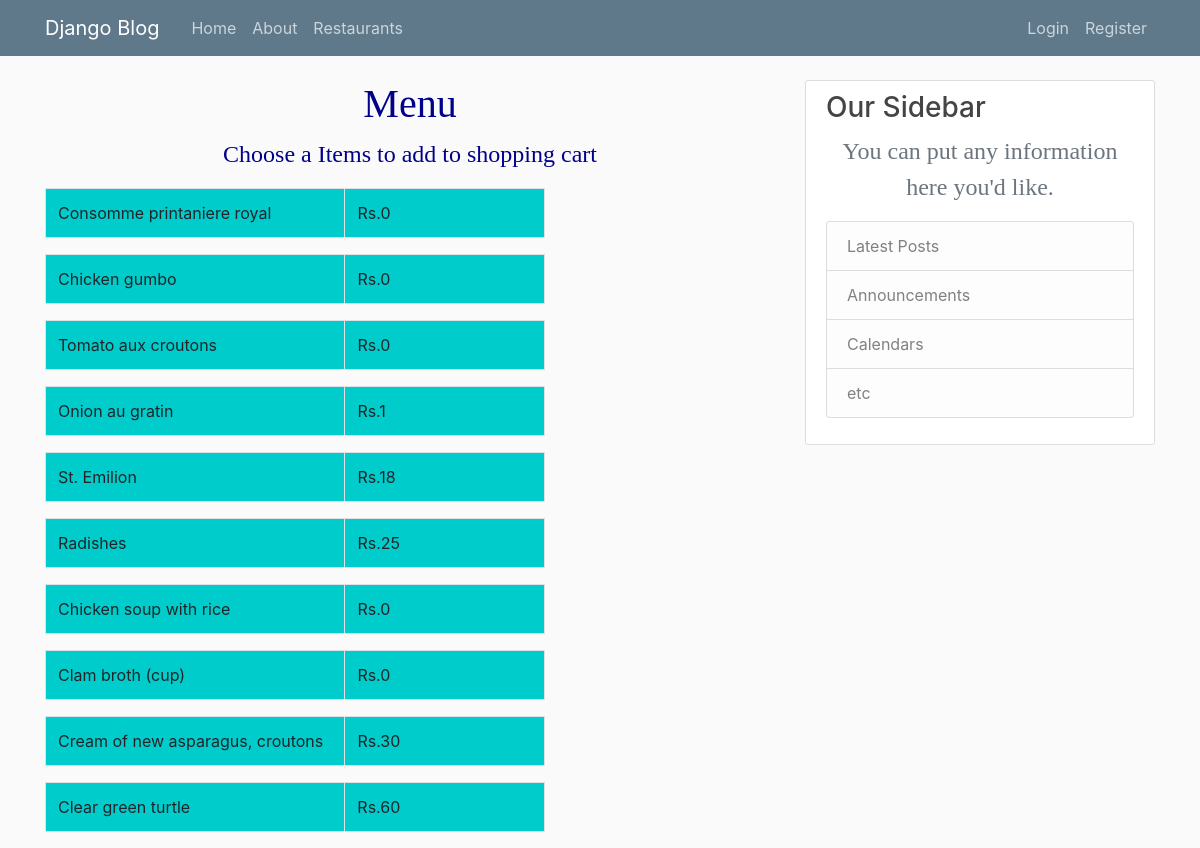
Page /menuD/ on the committed database.
### blog/models.py (models this page shows, shortened)
class Menu2(models.Model):
	name=models.CharField(max_length=100)
	price=models.IntegerField()
	restaurant=models.CharField(max_length=100)

### blog/views.py (the view)
# urls.py: path('menuD/', views.menuD, name='blog-menuD'),
def menuD(request):
	context2={
	'dishes':Menu2.objects.all(),
	'rests':Post1.objects.all()
	}
	return render(request, 'blog/menuD.html',context2)

### blog/templates/blog/menuD.html
{% extends "blog/base.html" %}
{%block content %}
<h1>Menu</h1>
<p> Choose a Items to add to shopping cart</p>
<div class="table table-hover">
      {% for dish in dishes  %}
          {% if dish.restaurant == 'Din Tai Fung' %}
  <table class="table table-bordered" style ="width: 500px; background-color: #00cccc;">
    <tbody>
      <tr>
        <td style ="width: 300px; background-color: #00cccc;">{{dish.name}}</td>
        <td style ="width: 200px; background-color: #00cccc;">Rs.{{dish.price}}</td>
      </tr>
    </tbody>
  </table>
    {% endif %}
  {% endfor %}
</div>
</body>
</html>
{% endblock content %}

### blog/static/blog/main.css (style rules this page uses)
body { background: #fafafa; color: #333333; margin-top: 5rem; }
h1, h2, h3, h4, h5, h6 { color: #444444; }
body { background-image:url(https://cdn1.vectorstock.com/i/1000x1000/96/80/low-poly-aquamarine-color-vector-29209680.jpg); background-position: center; background-size: cover }
h1 { font-size: %300; text-align:center; color: darkblue; font-family: verdana }
p { color: darkblue; font-family: verdana; text-align: center; font-size: 150% }

### rows in the picture
Menu2: name "Consomme printaniere royal", price "0"
Menu2: name "Chicken gumbo", price "0"
Menu2: name "Tomato aux croutons", price "0"
Menu2: name "Onion au gratin", price "1"
Menu2: name "St. Emilion", price "18"
Menu2: name "Radishes", price "25"
Menu2: name "Chicken soup with rice", price "0"
Menu2: name "Clam broth (cup)", price "0"
Menu2: name "Cream of new asparagus, croutons", price "30"
Menu2: name "Clear green turtle", price "60"
